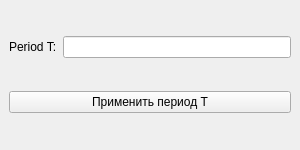
<?xml version="1.0" encoding="UTF-8"?>
<ui version="4.0">
 <class>MainWindow</class>
 <widget class="QMainWindow" name="MainWindow">
  <property name="geometry">
   <rect>
    <x>0</x>
    <y>0</y>
    <width>300</width>
    <height>150</height>
   </rect>
  </property>
  <property name="windowTitle">
   <string>Application B</string>
  </property>
  <widget class="QWidget" name="centralwidget">
   <layout class="QVBoxLayout" name="verticalLayout">
    <item>
     <layout class="QHBoxLayout" name="horizontalLayout">
      <item>
       <widget class="QLabel" name="label">
        <property name="text">
         <string>Period T:</string>
        </property>
       </widget>
      </item>
      <item>
       <widget class="QLineEdit" name="periodLineEdit"/>
      </item>
     </layout>
    </item>
    <item>
     <widget class="QPushButton" name="applyPeriodButton">
      <property name="text">
       <string>Применить период Т</string>
      </property>
     </widget>
    </item>
   </layout>
  </widget>
 </widget>
 <resources/>
 <connections/>
</ui>
